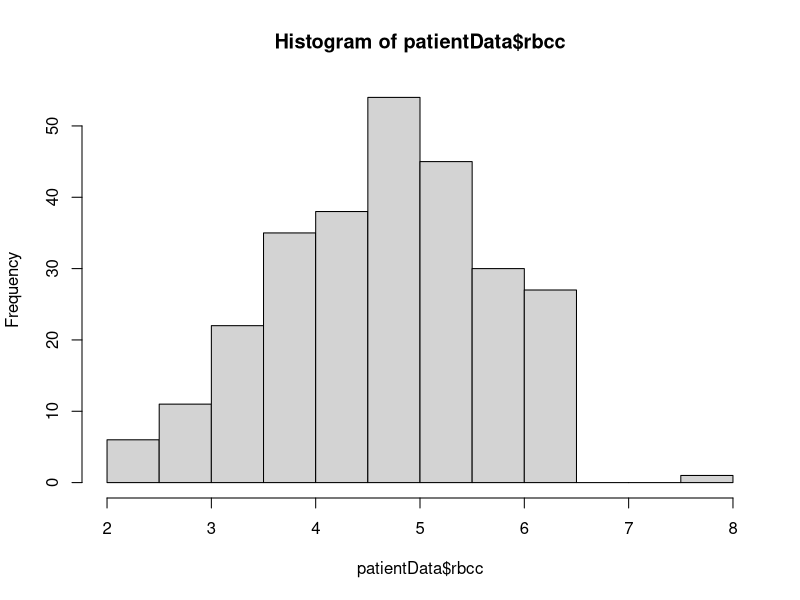
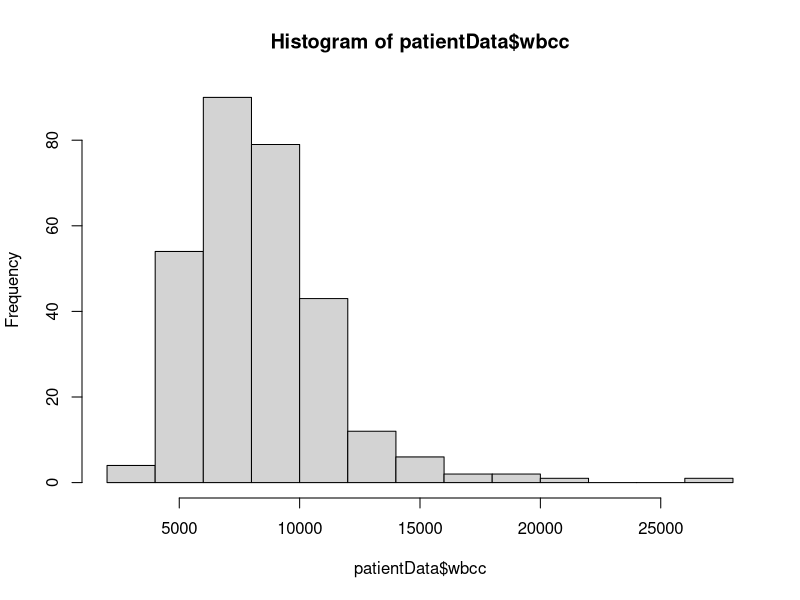
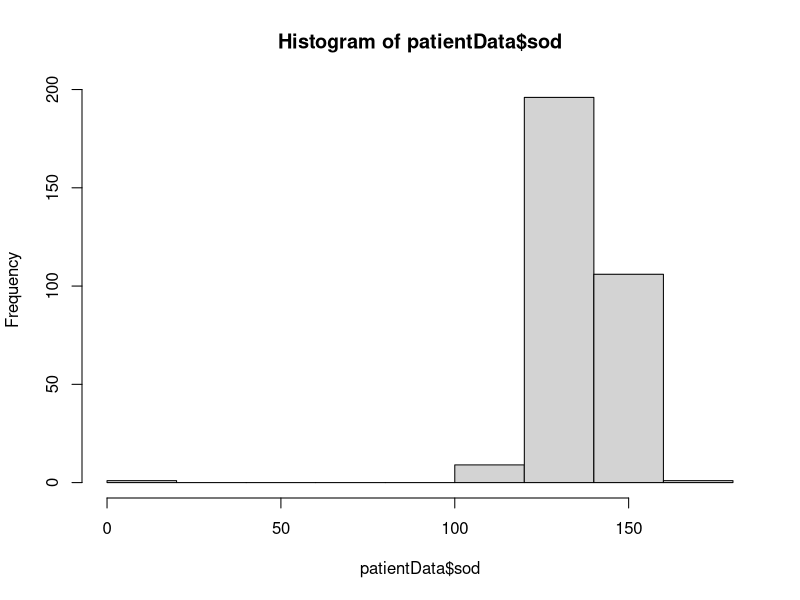
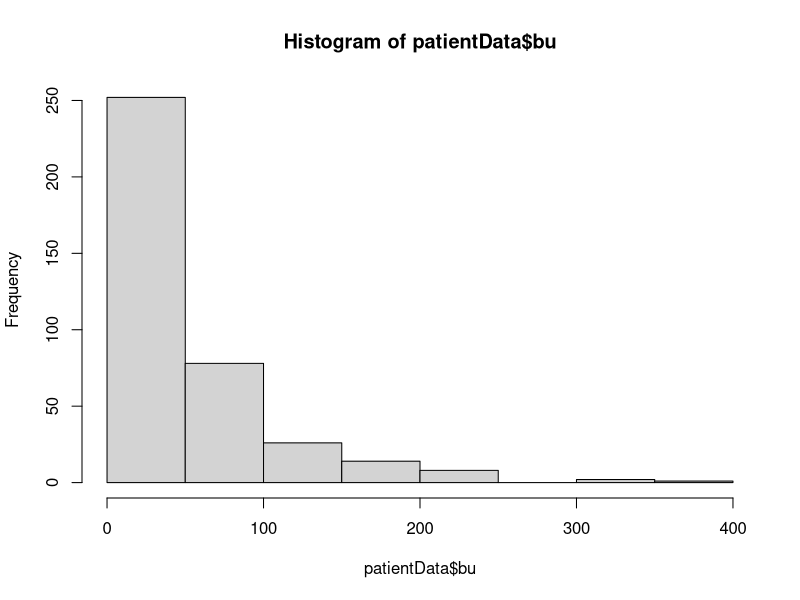
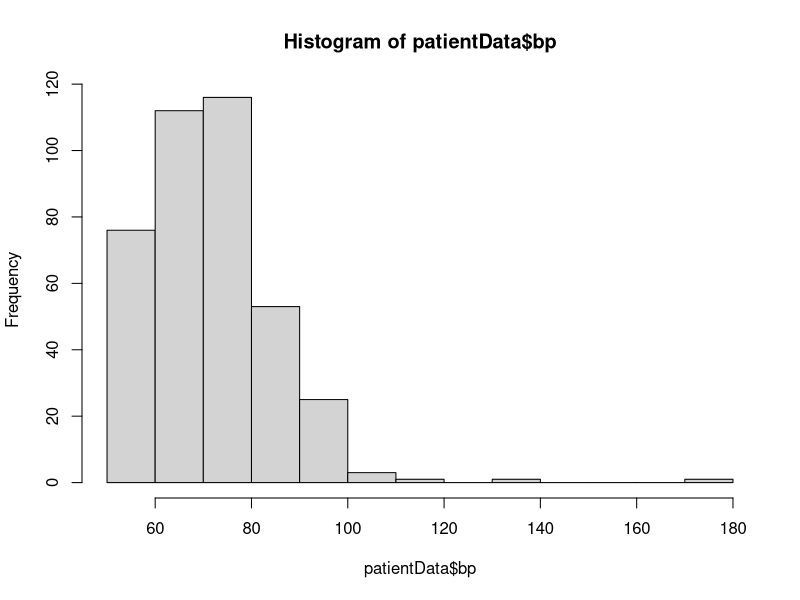

The R script that drew these images, in order:
## ---- chunk 1
knitr::opts_chunk$set(echo = TRUE)
## ---- chunk 2
patientData <- read.csv("chronic_kidney_disease.csv")

hist(patientData$rbcc)

hist(patientData$wbcc)

hist(patientData$sod)

hist(patientData$bu)

hist(patientData$bp)

